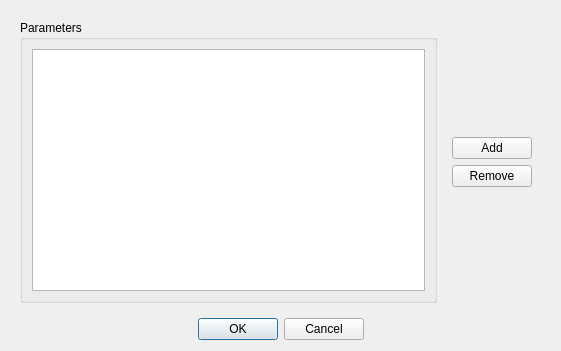
<?xml version="1.0" encoding="UTF-8"?>
<ui version="4.0">
 <class>ParametersSettings</class>
 <widget class="QDialog" name="ParametersSettings">
  <property name="geometry">
   <rect>
    <x>0</x>
    <y>0</y>
    <width>561</width>
    <height>351</height>
   </rect>
  </property>
  <property name="minimumSize">
   <size>
    <width>561</width>
    <height>351</height>
   </size>
  </property>
  <property name="windowTitle">
   <string>Parameters Settings</string>
  </property>
  <layout class="QVBoxLayout" name="verticalLayout_4">
   <item>
    <widget class="QWidget" name="widget" native="true">
     <layout class="QHBoxLayout" name="horizontalLayout">
      <item>
       <widget class="QGroupBox" name="ParametersgroupBox">
        <property name="title">
         <string>Parameters</string>
        </property>
        <layout class="QVBoxLayout" name="verticalLayout_2">
         <item>
          <widget class="QListWidget" name="ParametersList"/>
         </item>
        </layout>
       </widget>
      </item>
      <item>
       <widget class="QWidget" name="widget_2" native="true">
        <layout class="QVBoxLayout" name="verticalLayout_3">
         <item>
          <spacer name="verticalSpacer">
           <property name="orientation">
            <enum>Qt::Vertical</enum>
           </property>
           <property name="sizeHint" stdset="0">
            <size>
             <width>20</width>
             <height>96</height>
            </size>
           </property>
          </spacer>
         </item>
         <item>
          <widget class="QPushButton" name="AddParams">
           <property name="text">
            <string>Add</string>
           </property>
          </widget>
         </item>
         <item>
          <widget class="QPushButton" name="RemoveParams">
           <property name="text">
            <string>Remove</string>
           </property>
          </widget>
         </item>
         <item>
          <spacer name="verticalSpacer_2">
           <property name="orientation">
            <enum>Qt::Vertical</enum>
           </property>
           <property name="sizeHint" stdset="0">
            <size>
             <width>20</width>
             <height>95</height>
            </size>
           </property>
          </spacer>
         </item>
        </layout>
       </widget>
      </item>
     </layout>
    </widget>
   </item>
   <item>
    <widget class="QDialogButtonBox" name="ButtonBox">
     <property name="layoutDirection">
      <enum>Qt::LeftToRight</enum>
     </property>
     <property name="orientation">
      <enum>Qt::Horizontal</enum>
     </property>
     <property name="standardButtons">
      <set>QDialogButtonBox::Cancel|QDialogButtonBox::Ok</set>
     </property>
     <property name="centerButtons">
      <bool>true</bool>
     </property>
    </widget>
   </item>
  </layout>
 </widget>
 <resources/>
 <connections/>
</ui>
